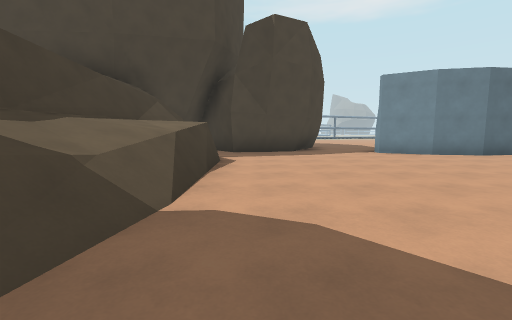
View 1 (above)

18 first-person views from a walk through a Godot game level. The camera is 1.3 m above the floor, tilts 6° down and sees 90° across. The floor is counted in squares, 2.14 m on a side. Each view is taken from the middle of a square. On the plan, view 1 faces up. The plan holds only what a view shows up to about 9 squares ahead; the rest is blank. The place goes on beyond the plan. Characters and animated objects are left out. Some surface patterns are stand-ins.

View 2
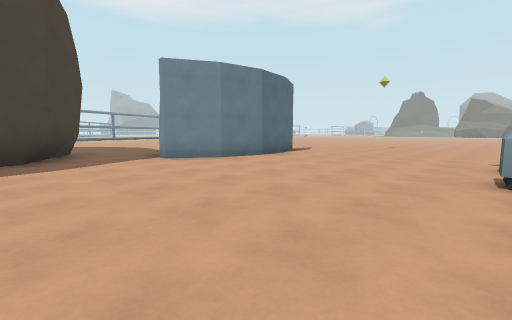

View 3
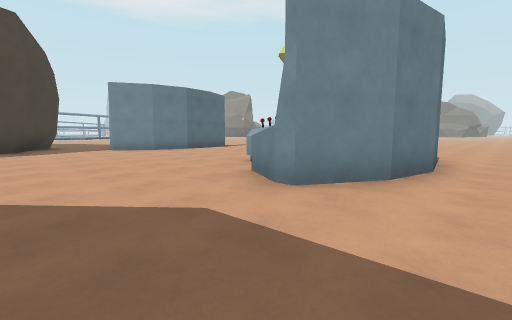

View 4
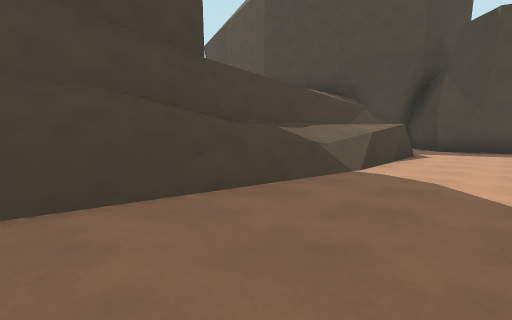

View 5
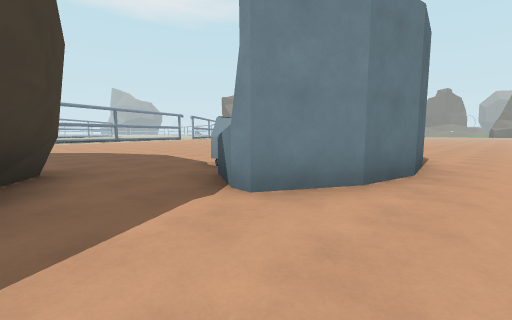

View 6
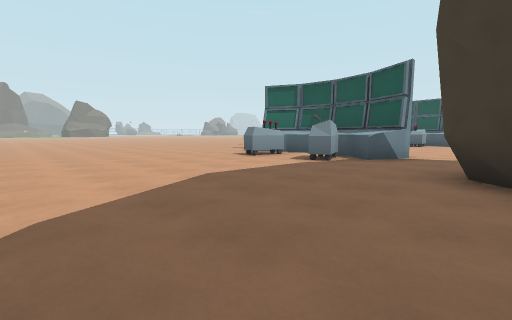

View 7
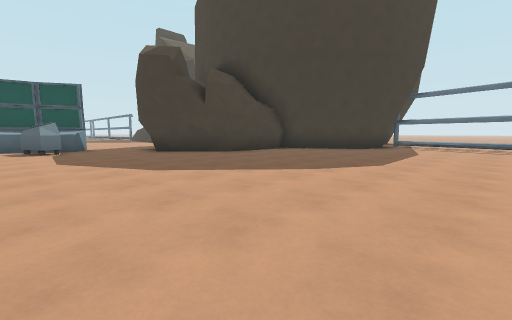

View 8
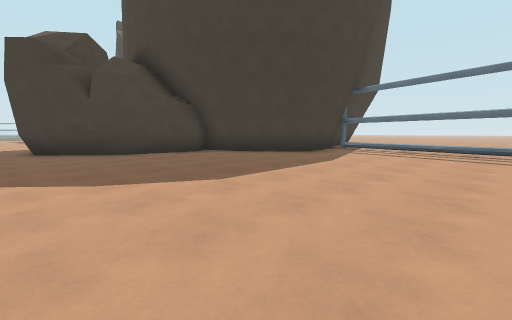

View 9
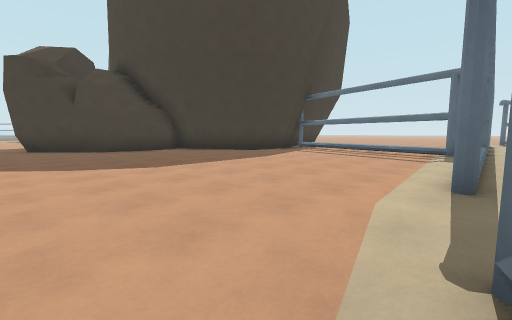

View 10
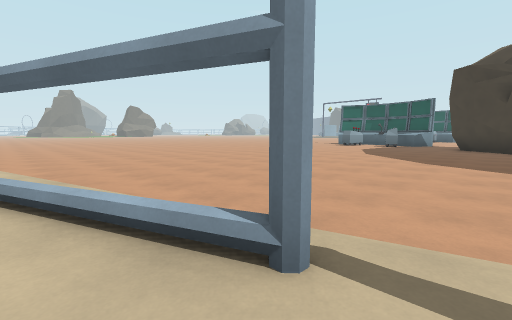

View 11
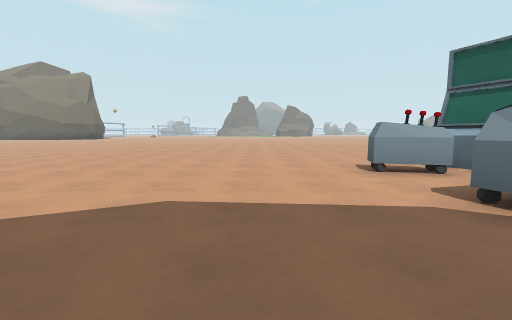

View 12
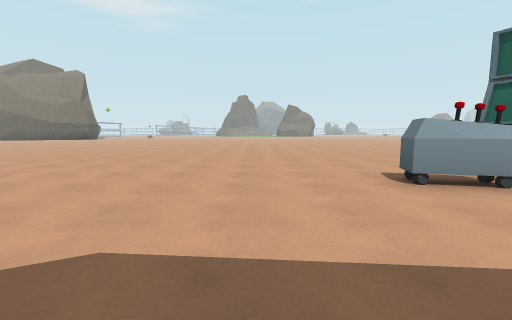

View 13
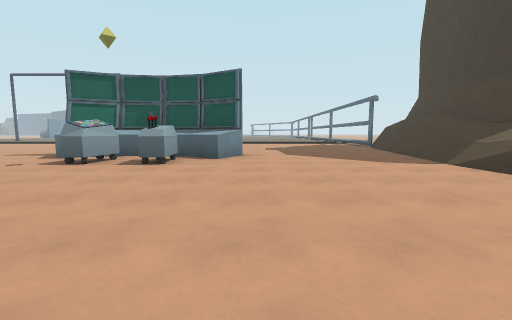

View 14
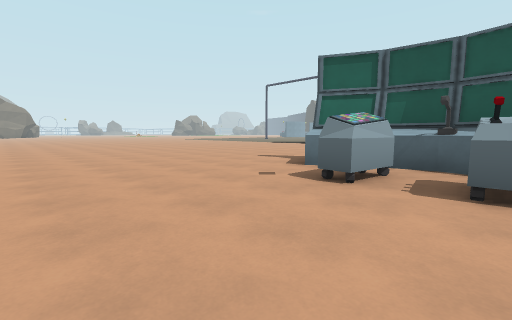

View 15
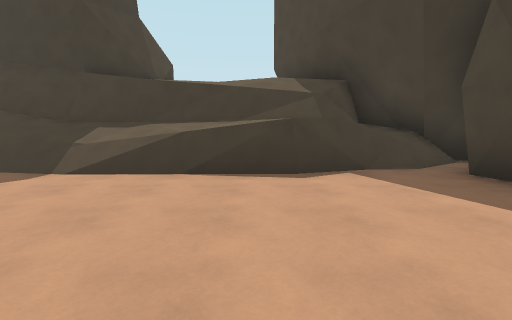

View 16
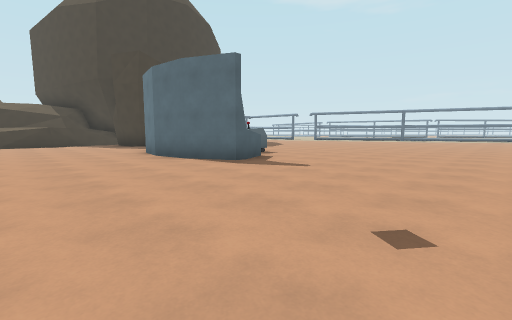

View 17
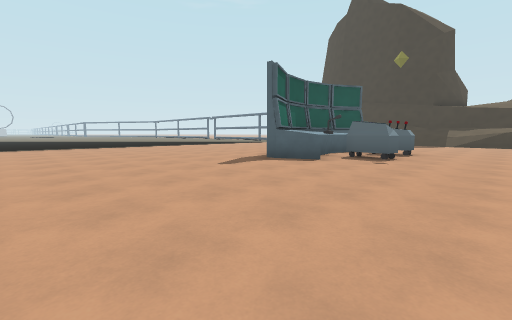

View 18
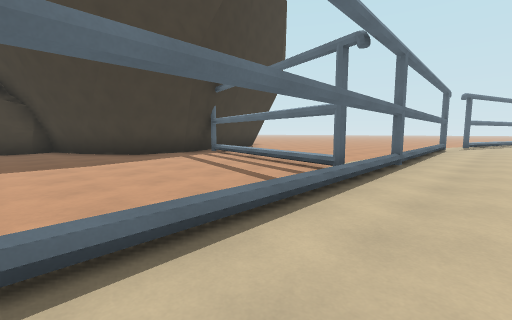

### Floor plan
Key: @ floor where view 1 was taken; # wall or solid block; x gap in a wall; . floor; / step, stairs or slope; = window, fence, low wall or low ledge; ^ raised ledge; v drop or lower ground.
Columns run from 12 left of view 1 to 13 right of it. Each row starts with its distance up from view 1.
 23 ............ ..## ........
 22 ........#####.#...........
 21  #######.................
 20   .....#..................
 19   ....#...................
 18      .#...................
 17       #...................
 16       #...................
 15       ###.................
 14         ##................
 13          #................
 12          #####............
 11              ##...........
 10          #    #..#.#......
  9          ######.##.x^.....
  8          #^.#...#^^^#.....
  7          #^......###......
  6          #=#..............
  5          ###..............
  4          ^/v..............
  3          ^/=..............
  2          ^//.....##.......
  1          ^//....^##.......
  0          ^//@...#^^^^.....
 -1          ^/......###......
 -2         ^==...............

Where each view was taken, in squares from view 1:
view 1: 0 up, 0 right, facing up
view 2: 2 up, 1 right, facing up-right
view 3: 2 down, 1 right, facing up-right
view 4: 2 down, 1 right, facing up-left
view 5: 6 up, 2 right, facing up-right
view 6: 15 up, 2 right, facing down-right
view 7: 19 up, 6 right, facing down-left
view 8: 20 up, 3 right, facing down-left
view 9: 22 up, 3 right, facing down-left
view 10: 23 up, 1 right, facing down-right
view 11: 12 up, 3 right, facing right
view 12: 12 up, 4 right, facing right
view 13: 7 up, 3 right, facing down
view 14: 5 up, 5 right, facing down-right
view 15: 5 up, 3 right, facing left
view 16: 4 up, 13 right, facing up-left
view 17: 4 up, 13 right, facing down-left
view 18: 23 up, 1 left, facing down-left
